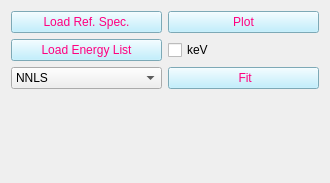
          <widget class="QWidget" name="page_7">
           <property name="geometry">
            <rect>
             <x>0</x>
             <y>0</y>
             <width>330</width>
             <height>183</height>
            </rect>
           </property>
           <attribute name="label">
            <string>XANES Fitting</string>
           </attribute>
           <layout class="QGridLayout" name="gridLayout_20">
            <item row="0" column="0">
             <layout class="QGridLayout" name="gridLayout_2">
              <item row="0" column="0">
               <layout class="QHBoxLayout" name="horizontalLayout_6">
                <item>
                 <widget class="QPushButton" name="pb_ref_xanes">
                  <property name="sizePolicy">
                   <sizepolicy hsizetype="Preferred" vsizetype="Preferred">
                    <horstretch>0</horstretch>
                    <verstretch>0</verstretch>
                   </sizepolicy>
                  </property>
                  <property name="styleSheet">
                   <string notr="true">background-color: rgb(175, 236, 255);
color: rgb(255, 0, 127);
</string>
                  </property>
                  <property name="text">
                   <string>Load Ref. Spec.</string>
                  </property>
                 </widget>
                </item>
                <item>
                 <widget class="QPushButton" name="pb_plot_refs">
                  <property name="styleSheet">
                   <string notr="true">background-color: rgb(175, 236, 255);
color: rgb(255, 0, 127);</string>
                  </property>
                  <property name="text">
                   <string>Plot</string>
                  </property>
                 </widget>
                </item>
               </layout>
              </item>
              <item row="1" column="0">
               <layout class="QHBoxLayout" name="horizontalLayout_5">
                <item>
                 <widget class="QPushButton" name="pb_elist_xanes">
                  <property name="sizePolicy">
                   <sizepolicy hsizetype="Preferred" vsizetype="Preferred">
                    <horstretch>0</horstretch>
                    <verstretch>0</verstretch>
                   </sizepolicy>
                  </property>
                  <property name="styleSheet">
                   <string notr="true">background-color: rgb(175, 236, 255);
color: rgb(255, 0, 127);
</string>
                  </property>
                  <property name="text">
                   <string>Load Energy List</string>
                  </property>
                 </widget>
                </item>
                <item>
                 <widget class="QCheckBox" name="cb_kev_flag">
                  <property name="text">
                   <string>keV</string>
                  </property>
                 </widget>
                </item>
               </layout>
              </item>
              <item row="2" column="0">
               <layout class="QHBoxLayout" name="horizontalLayout_7">
                <item>
                 <widget class="QComboBox" name="cb_xanes_fitting_method">
                  <item>
                   <property name="text">
                    <string>NNLS</string>
                   </property>
                  </item>
                 </widget>
                </item>
                <item>
                 <widget class="QPushButton" name="pb_xanes_fit">
                  <property name="enabled">
                   <bool>true</bool>
                  </property>
                  <property name="sizePolicy">
                   <sizepolicy hsizetype="Preferred" vsizetype="Minimum">
                    <horstretch>0</horstretch>
                    <verstretch>0</verstretch>
                   </sizepolicy>
                  </property>
                  <property name="styleSheet">
                   <string notr="true">background-color: rgb(175, 236, 255);
color: rgb(255, 0, 127);
</string>
                  </property>
                  <property name="text">
                   <string> Fit</string>
                  </property>
                 </widget>
                </item>
               </layout>
              </item>
              <item row="3" column="0">
               <spacer name="verticalSpacer">
                <property name="orientation">
                 <enum>Qt::Vertical</enum>
                </property>
                <property name="sizeHint" stdset="0">
                 <size>
                  <width>20</width>
                  <height>40</height>
                 </size>
                </property>
               </spacer>
              </item>
             </layout>
            </item>
           </layout>
          </widget>
